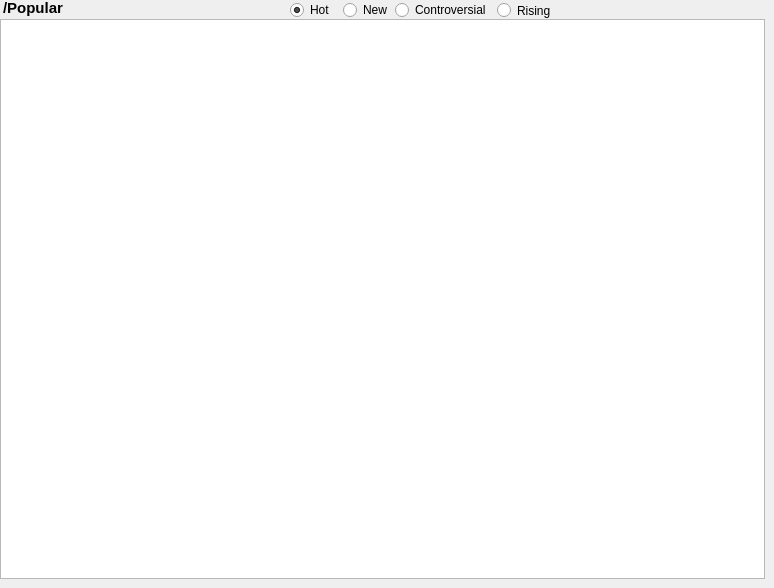
    <widget class="QWidget" name="redditTab">
     <attribute name="title">
      <string>ObjectController.java</string>
     </attribute>
     <widget class="QListWidget" name="redditList">
      <property name="geometry">
       <rect>
        <x>0</x>
        <y>19</y>
        <width>765</width>
        <height>560</height>
       </rect>
      </property>
     </widget>
     <widget class="QLabel" name="subredditTitle">
      <property name="geometry">
       <rect>
        <x>3</x>
        <y>0</y>
        <width>571</width>
        <height>16</height>
       </rect>
      </property>
      <property name="font">
       <font>
        <pointsize>11</pointsize>
        <weight>75</weight>
        <bold>true</bold>
       </font>
      </property>
      <property name="text">
       <string>/Popular</string>
      </property>
     </widget>
     <widget class="QRadioButton" name="hotRadioBtn">
      <property name="geometry">
       <rect>
        <x>290</x>
        <y>0</y>
        <width>51</width>
        <height>20</height>
       </rect>
      </property>
      <property name="text">
       <string>Hot</string>
      </property>
      <property name="checked">
       <bool>true</bool>
      </property>
     </widget>
     <widget class="QRadioButton" name="newRadioBtn">
      <property name="geometry">
       <rect>
        <x>343</x>
        <y>0</y>
        <width>51</width>
        <height>20</height>
       </rect>
      </property>
      <property name="text">
       <string>New</string>
      </property>
     </widget>
     <widget class="QRadioButton" name="controversialRadioBtn">
      <property name="geometry">
       <rect>
        <x>395</x>
        <y>0</y>
        <width>101</width>
        <height>20</height>
       </rect>
      </property>
      <property name="text">
       <string>Controversial</string>
      </property>
     </widget>
     <widget class="QRadioButton" name="risingRadioBtn">
      <property name="geometry">
       <rect>
        <x>497</x>
        <y>2</y>
        <width>61</width>
        <height>17</height>
       </rect>
      </property>
      <property name="text">
       <string>Rising</string>
      </property>
     </widget>
    </widget>
